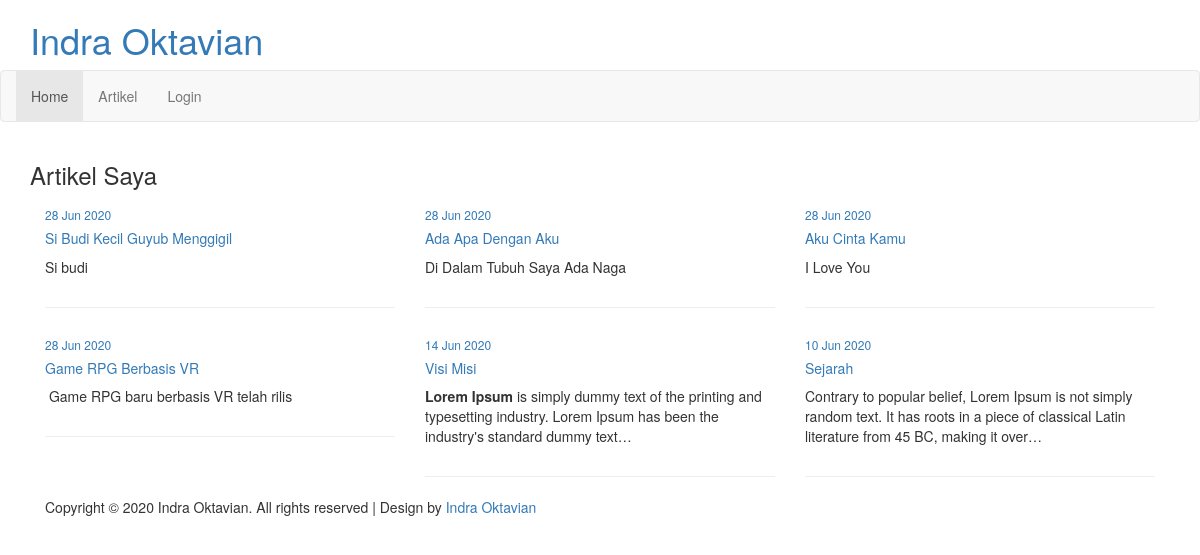
The app's page /index.php/user with its own data.
### tables this page shows
CREATE TABLE `konfigurasi` (
  `id_konfigurasi` int(11) NOT NULL,
  `home_setting` varchar(20) NOT NULL,
  `namaweb` varchar(200) NOT NULL,
  `tagline` varchar(200) DEFAULT NULL,
  `tentang` varchar(500) DEFAULT NULL,
  `gambar` text,
  `video` varchar(50) DEFAULT NULL,
  `yacht` text NOT NULL,
  `website` varchar(255) DEFAULT NULL,
  `email` varchar(255) DEFAULT NULL,
  `alamat` varchar(400) DEFAULT NULL,
  `telepon` varchar(50) DEFAULT NULL,
  `hp` varchar(50) DEFAULT NULL,
  `fax` varchar(50) DEFAULT NULL,
  `logo` varchar(255) DEFAULT NULL,
  `icon` varchar(255) DEFAULT NULL,
  `keywords` varchar(400) DEFAULT NULL,
  `metatext` text,
  `facebook` varchar(255) DEFAULT NULL,
  `twitter` varchar(255) DEFAULT NULL,
  `instagram` varchar(255) DEFAULT NULL,
  `google_map` text,
  `judul_1` varchar(200) DEFAULT NULL,
  `pesan_1` varchar(200) DEFAULT NULL,
  `judul_2` varchar(200) DEFAULT NULL,
  `pesan_2` varchar(200) DEFAULT NULL,
  `judul_3` varchar(200) DEFAULT NULL,
  `pesan_3` varchar(200) DEFAULT NULL,
  `judul_4` varchar(200) DEFAULT NULL,
  `pesan_4` varchar(200) DEFAULT NULL,
  `judul_5` varchar(200) DEFAULT NULL,
  `pesan_5` varchar(200) NOT NULL,
  `judul_6` varchar(200) DEFAULT NULL,
  `pesan_6` varchar(200) NOT NULL,
  `id_user` int(11) NOT NULL,
  `tanggal` timestamp NOT NULL DEFAULT CURRENT_TIMESTAMP ON UPDATE CURRENT_TIMESTAMP
);

CREATE TABLE `berita` (
  `id_berita` int(11) NOT NULL,
  `id_user` int(11) NOT NULL,
  `id_kategori_berita` int(11) NOT NULL,
  `slug_berita` varchar(255) NOT NULL,
  `nama_berita` varchar(255) NOT NULL,
  `keterangan` text NOT NULL,
  `jenis_berita` varchar(20) NOT NULL,
  `status_berita` varchar(20) NOT NULL,
  `gambar` varchar(255) NOT NULL,
  `tanggal_post` datetime NOT NULL,
  `tanggal` timestamp NOT NULL DEFAULT CURRENT_TIMESTAMP ON UPDATE CURRENT_TIMESTAMP
);

### application/views/user/layout/wrapper.php (called while the page is built)
<?php
require_once('head.php');
require_once('header.php');
require_once('nav.php');
require_once('content.php');
require_once('footer.php');

### application/controllers/User.php (called while the page is built, shortened)
<?php
class User extends CI_Controller {
	public function __construct(){
		$this->load->model('konfigurasi_model');
		$this->load->model('berita_model');
	}
	public function index() {
		$site	= $this->konfigurasi_model->listing();
		$berita	= $this->berita_model->home();
		$data	= array( 'title'	=> $site['namaweb'].' | '.$site['tagline'],
						 'keywords' => $site['namaweb'].', '.$site['keywords'],
						 'berita'	=> $berita,
						 'isi'		=> 'user/list');
		$this->load->view('user/layout/wrapper',$data);
	}
}

### index.php (called while the page is built, shortened)
<?php
require_once BASEPATH.'core/CodeIgniter.php';

### application/models/Konfigurasi_model.php (called while the page is built, shortened)
<?php
class Konfigurasi_model extends CI_Model {
	public function listing() {
		$this->db->select('*');
		$this->db->from('konfigurasi');
		$this->db->order_by('id_konfigurasi','DESC');
		$query = $this->db->get();
		return $query->row_array();
	}
}

### application/views/user/layout/content.php (called while the page is built)
<?php
if($isi)   {
	$this->load->view($isi);
}

### application/models/Berita_model.php (called while the page is built, shortened)
<?php
class Berita_model extends CI_Model {
	public function home() {
		$this->db->select('berita.*, kategori_berita.nama_kategori_berita, users.nama');
		$this->db->from('berita');
		$this->db->join('kategori_berita','kategori_berita.id_kategori_berita = berita.id_kategori_berita', 'LEFT');
		$this->db->join('users','users.id_user = berita.id_user','LEFT');
		$this->db->where('berita.status_berita','Publish');
		$this->db->order_by('id_berita','DESC');
		$this->db->limit(6);
		$query = $this->db->get();
		return $query->result();
	}
}

### application/views/user/berita.php (the view, shortened to what this page needs)
<div class="news-info">
<div class="container">
<h3 class="title">Artikel Saya</h3>
</div>
</div>
<div class="container">
<div class="news">
<div class="news-grids">
	<?php foreach($berita as $berita) { ?>
    <div class="col-md-4 news-grid">
    	<a href="<?php echo base_url('berita/read/'.$berita->slug_berita) ?>">
        <div class="news-grid-left news-grid-left-img" style="background: url(<?php echo base_url('assets/upload/image/'.$berita->gambar) ?>) no-repeat 0px 0px; background-position: center center;">
            <h6><?php echo date('d M Y',strtotime($berita->tanggal)) ?></h6>
        </div>
        </a>
        <div class="news-grid-left-info">
            <h5><a href="<?php echo base_url('berita/read/'.$berita->slug_berita) ?>"><?php echo $berita->nama_berita ?></a></h5>
            <?php echo character_limiter($berita->keterangan,150) ?>
            <div class="clearfix"></div><hr>
        </div>
    </div>
    <?php } ?>
</div>
</div>
</div>

### application/views/user/layout/header.php
<?php
$site = $this->konfigurasi_model->listing();
?>
<div class="logo">
  <div class="container">
	  <div class="logo-info">
		  <a href="<?php echo base_url() ?>">
			  <h1><?php echo $site['namaweb'] ?></h1>
		  </a>
	  </div>
  </div>
</div>

### application/views/user/layout/footer.php (shortened to what this page needs)
<?php
$site = $this->konfigurasi_model->listing();
?>
<div class="copy">
<div class="container">
<div class="copy-left">
	<p>Copyright © 2020 <?php echo $site['namaweb']?>. All rights reserved | Design by <a href="<?php echo $site['website']?>"><?php echo $site['namaweb']?></a></p>
</div>
</div>
</div>
</body>
</html>

### records on screen
konfigurasi: namaweb "Indra Oktavian"
berita: tanggal "28 Jun 2020", nama_berita "Si Budi Kecil Guyub Menggigil", keterangan "Si budi"
berita: tanggal "28 Jun 2020", nama_berita "Ada Apa Dengan Aku", keterangan "Di Dalam Tubuh Saya Ada Naga"
berita: tanggal "28 Jun 2020", nama_berita "Aku Cinta Kamu", keterangan "I Love You"
berita: tanggal "28 Jun 2020", nama_berita "Game RPG Berbasis VR", keterangan "Game RPG baru berbasis VR telah rilis"
berita: tanggal "14 Jun 2020", nama_berita "Visi Misi", keterangan "Lorem Ipsum is simply dummy text of the printing and typesetting industry. Lorem Ipsum has been the industry's standard dummy text…"
berita: tanggal "10 Jun 2020", nama_berita "Sejarah", keterangan "Contrary to popular belief, Lorem Ipsum is not simply random text. It has roots in a piece of classical Latin literature from 45 BC, making it over…"
